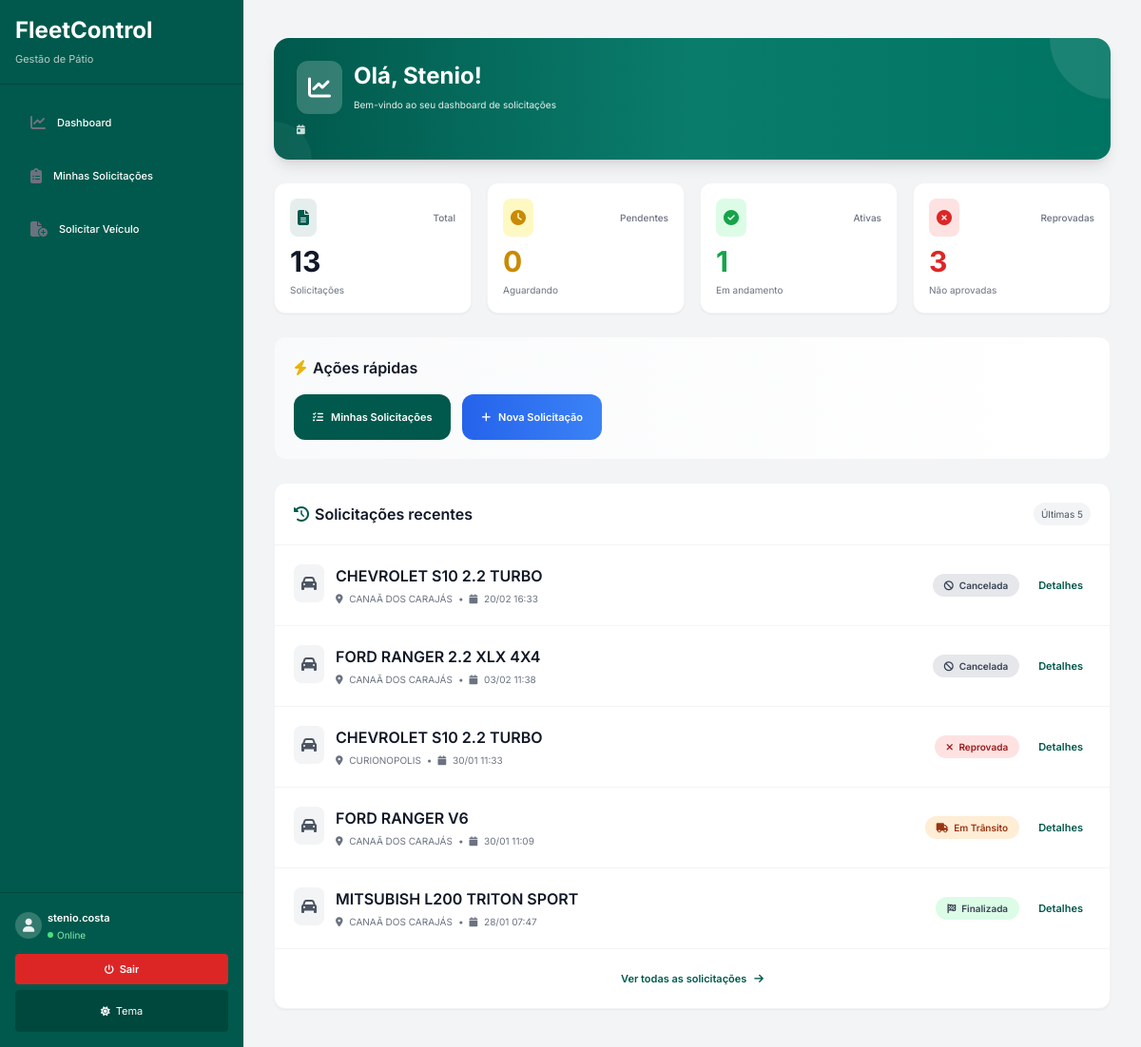
/dashboard/motorista/ (signed in), run on an earlier commit of the app's database.
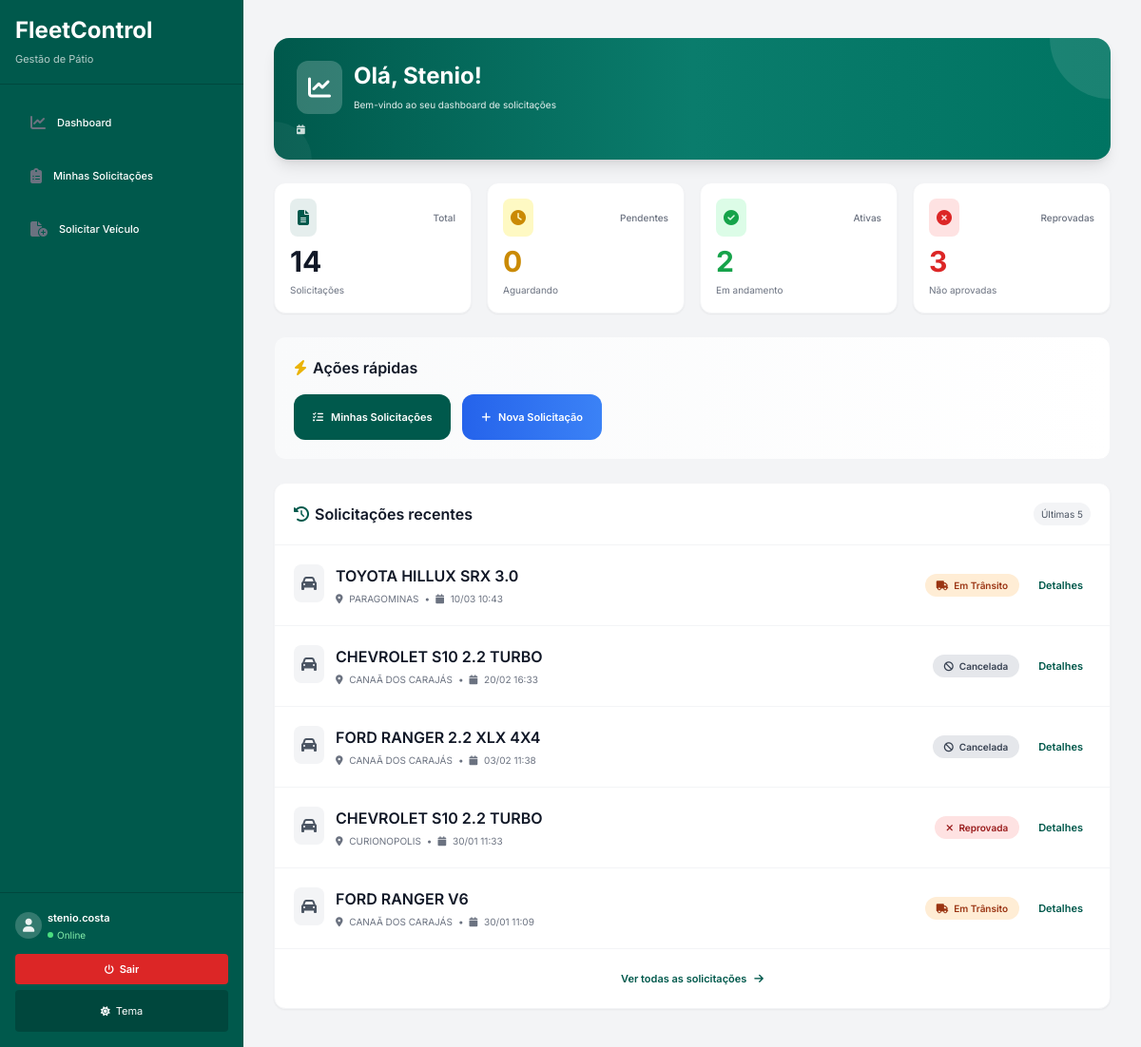
And on a later commit of the database.
### solicitacoes/models.py (models this page shows, shortened)
class SolicitacaoVeiculo(models.Model):
    STATUS_CHOICES = [
        ("PENDENTE", "Pendente"),
        ("AGUARDANDO_CHECKLIST", "Aguardando Checklist"),
        ("AGUARDANDO_SAIDA_PORTARIA", "Aguardando Saída na Portaria"),
        ("EM_TRANSITO", "Em Trânsito"),
        ("REPROVADA", "Reprovada"),
        ("CANCELADA", "Cancelada"),
        ("AGUARDANDO_CHECKLIST_RETORNO", "Aguardando Checklist Retorno"),
        ("FINALIZADA", "Finalizada"),
    ]
    solicitante = models.ForeignKey(
        User,
        on_delete=models.SET_NULL,
        null=True,
        blank=True,
        related_name="solicitacoes_criadas"
    )
    solicitante_nome = models.CharField(
        max_length=120,
        null=True,
        blank=True
    )
    veiculo = models.ForeignKey(
        Veiculo,
        on_delete=models.CASCADE,
        related_name="solicitacoes"
    )
    motorista = models.ForeignKey(
        Motorista,
        on_delete=models.CASCADE,
        related_name="solicitacoes"
    )
    contrato = models.ForeignKey(
        Contrato,
        on_delete=models.SET_NULL,
        null=True,
        blank=True
    )
    id_contrato = models.IntegerField(null=True, blank=True)
    destino = models.CharField(max_length=255)
    justificativa = models.TextField(blank=True, null=True)
    previsao_retorno = models.DateTimeField()
    status = models.CharField(
        max_length=40,
        choices=STATUS_CHOICES,
        default='PENDENTE'
    )
    data_criacao = models.DateTimeField(auto_now_add=True)
    data_aprovacao = models.DateTimeField(null=True, blank=True)
    data_reprovacao = models.DateTimeField(null=True, blank=True)
    data_saida = models.DateTimeField(null=True, blank=True)
    data_retorno = models.DateTimeField(null=True, blank=True)
    motivo_cancelamento = models.TextField(null=True, blank=True)
    data_cancelamento = models.DateTimeField(null=True, blank=True)
    cancelado_por = models.ForeignKey(
        User,
        on_delete=models.SET_NULL,
        null=True,
        blank=True,
        related_name="solicitacoes_canceladas"
    )
    cancelado_por_nome = models.CharField(
        max_length=120,
        null=True,
        blank=True
    )
    ORIGEM_CHOICES = (
        ("SISTEMA", "Gerada pelo sistema"),
        ("MANUAL", "Criada manualmente"),
    )
    origem = models.CharField(
        max_length=20,
        choices=ORIGEM_CHOICES,
        default="SISTEMA",
        db_index=True
    )
    gestor_responsavel = models.ForeignKey(
        User,
        on_delete=models.SET_NULL,
        null=True,
        blank=True,
        related_name="solicitacoes_aprovadas"
    )
    gestor_responsavel_nome = models.CharField(
        max_length=120,
        null=True,
        blank=True
    )
    observacao_aprovacao = models.TextField(
    null=True,
    blank=True,
    help_text="Observações do gestor ao aprovar a solicitação"
    )
    gestor_reprovador = models.ForeignKey(
        User,
        on_delete=models.SET_NULL,
        null=True,
        blank=True,
        related_name="solicitacoes_reprovadas"
    )
    gestor_reprovador_nome = models.CharField(
        max_length=120,
        null=True,
        blank=True
    )
    motivo_reprovacao = models.TextField(
    null=True,
    blank=True,
    help_text="Motivo informado pelo gestor ao reprovar a solicitação"
    )

### veiculos/models.py (models this page shows, shortened)
class Veiculo(models.Model):
    TIPO_VEICULO_CHOICES = [
        ("Carro", "Carro"),
        ("Moto", "Moto"),
        ("Utilitario", "Utilitário"),
        ("Caminhao", "Caminhão"),
    ]
    COMBUSTIVEL_CHOICES = [
        ("Gasolina", "Gasolina"),
        ("Etanol", "Etanol"),
        ("Diesel", "Diesel"),
        ("Flex", "Flex"),
        ("GNV", "GNV"),
        ("Elétrico", "Elétrico"),
        ("Híbrido", "Híbrido"),
    ]
    CATEGORIA_CHOICES = [
        ("Leve", "Leve"),
        ("Pesado", "Pesado"),
        ("Passageiro", "Passageiro"),
        ("Carga", "Carga"),
        ("Onibus", "Ônibus"),
    ]
    TIPO_PROPRIEDADE_CHOICES = [
        ("Proprio", "Próprio"),
        ("Locado", "Locado"),
    ]
    STATUS_CHOICES = [
        ("Disponivel", "Disponível"),
        ("EmTransito", "Em Trânsito"),
        ("Manutencao", "Manutenção"),
        ("Reservado", "Reservado"),
    ]
    CIDADE_CHOICES = [
        ("Curitiba", "Curitiba"),
        ("São Paulo", "São Paulo"),
        ("Rio de Janeiro", "Rio de Janeiro"),
        ("Outros", "Outros"),
    ]
    placa = models.CharField(max_length=10, unique=True)
    renavam = models.CharField(max_length=20, blank=True, null=True)
    marca = models.CharField(max_length=100)
    modelo = models.CharField(max_length=100)
    ano = models.IntegerField()
    cor = models.CharField(max_length=50, blank=True)
    contrato = models.ForeignKey(Contrato, on_delete=models.SET_NULL, null=True, blank=True)
    tag_interna = models.CharField(max_length=50, blank=True, null=True)
    tag_cliente = models.CharField(max_length=50, blank=True, null=True)
    tipo = models.CharField(max_length=20, choices=TIPO_VEICULO_CHOICES)
    categoria = models.CharField(max_length=20, choices=CATEGORIA_CHOICES)
    combustivel = models.CharField(max_length=20, choices=COMBUSTIVEL_CHOICES)
    km_atual = models.PositiveIntegerField(default=0)
    km_anterior = models.PositiveIntegerField(default=0)
    tipo_propriedade = models.CharField(
        max_length=20, choices=TIPO_PROPRIEDADE_CHOICES, default="Proprio"
    )
    status = models.CharField(
        max_length=40, choices=STATUS_CHOICES, default="Disponivel"
    )
    ipva_vencimento = models.DateField(blank=True, null=True)
    licenciamento_vencimento = models.DateField(blank=True, null=True)
    seguro = models.BooleanField(default=False)
    seguro_validade = models.DateField(blank=True, null=True)
    apolice_numero = models.CharField(max_length=50, blank=True, null=True)
    observacoes = models.TextField(blank=True, null=True)
    ativo = models.BooleanField(default=True)

### core/views.py (the view)
# urls.py: path("dashboard/motorista/", views.dashboard_motorista, name="dashboard_motorista"),
@login_required
def dashboard_motorista(request):
    hoje = timezone.now().date()
    qs = SolicitacaoVeiculo.objects.filter(
        solicitante=request.user
    )
    context = {
        "total": qs.count(),
        "pendentes": qs.filter(
            status="PENDENTE"
        ).count(),
        "aprovadas": qs.filter(
            status__in=[
                "AGUARDANDO_CHECKLIST",
                "AGUARDANDO_SAIDA_PORTARIA",
                "EM_TRANSITO",
                "AGUARDANDO_CHECKLIST_RETORNO",
            ]
        ).count(),
        "finalizadas": qs.filter(
            status="FINALIZADA"
        ).count(),
        "reprovadas": qs.filter(
            data_reprovacao__isnull=False
        ).count(),
        "hoje": qs.filter(
            data_criacao__date=hoje
        ).count(),
        "semana": qs.filter(
            data_criacao__date__gte=hoje - timedelta(days=7)
        ).count(),
        "mes": qs.filter(
            data_criacao__year=hoje.year,
            data_criacao__month=hoje.month
        ).count(),
        "recentes": qs.order_by("-data_criacao")[:5],
    }
    return render(request, "core/dashboard_solicitante.html", context)

### contas/context_processors.py (called while the page is built)
def perfil_usuario(request):
    if not request.user.is_authenticated:
        return {}
    perfil = PerfilUsuario.objects.filter(user=request.user).first()
    return {"perfilusuario": perfil}

def pendencias_gestor(request):
    if not request.user.is_authenticated:
        return {}
    perfil = getattr(request.user, "perfilusuario", None)
    if not perfil or perfil.nivel != "gestor":
        return {}
    pendentes = SolicitacaoVeiculo.objects.filter(
        contrato=perfil.contrato,
        status="PENDENTE"
    ).count()
    return {"pendentes_gestor": pendentes}

### core/context_processors.py (called while the page is built, shortened)
def solicitacoes_sidebar(request):
    if not request.user.is_authenticated:
        return {}
    perfil = getattr(request.user, "perfilusuario", None)
    return {}

### core/templates/core/dashboard_solicitante.html (shortened to what the changed rows need)
{% extends "core/base.html" %}
{% block content %}
<div class="max-w-7xl mx-auto px-3 sm:px-4 py-4 sm:py-6 space-y-4 sm:space-y-6">
    <div class="bg-gradient-to-r from-[#00594C] via-[#0a7c6c] to-[#007462] text-white rounded-2xl p-5 sm:p-6 shadow-lg relative overflow-hidden">
        <div class="relative z-10">
            <div class="flex items-center gap-3 mb-2">
                <div>
                    <h1 class="text-xl sm:text-2xl font-bold">
                        Olá, {{ request.user.first_name|default:request.user.username }}!
                    </h1>
                </div>
            </div>
        </div>
    </div>
    <div class="grid grid-cols-2 sm:grid-cols-2 lg:grid-cols-4 gap-3 sm:gap-4">
        <div class="bg-white dark:bg-gray-800 rounded-xl p-4 shadow-sm border border-gray-100 dark:border-gray-700
                    hover:shadow-md transition-shadow duration-200">
            <div class="flex items-center justify-between mb-2">
                <div class="p-2 bg-[#00594C]/10 dark:bg-[#00594C]/20 rounded-lg">
                </div>
                <span class="text-xs text-gray-500 font-medium">Total</span>
            </div>
            <p class="text-2xl sm:text-3xl font-bold text-gray-900 dark:text-white">{{ total }}</p>
            <p class="text-xs text-gray-500 dark:text-gray-400 mt-1">Solicitações</p>
        </div>
        <div class="bg-white dark:bg-gray-800 rounded-xl p-4 shadow-sm border border-gray-100 dark:border-gray-700
                    hover:shadow-md transition-shadow duration-200">
            <div class="flex items-center justify-between mb-2">
                <div class="p-2 bg-green-100 dark:bg-green-900/20 rounded-lg">
                </div>
                <span class="text-xs text-gray-500 font-medium">Ativas</span>
            </div>
            <p class="text-2xl sm:text-3xl font-bold text-green-600 dark:text-green-400">{{ aprovadas }}</p>
            <p class="text-xs text-gray-500 dark:text-gray-400 mt-1">Em andamento</p>
        </div>
    </div>
    <div class="bg-white dark:bg-gray-800 rounded-xl shadow-sm border border-gray-100 dark:border-gray-700
                overflow-hidden">
        {% if recentes %}
            <div class="divide-y divide-gray-100 dark:divide-gray-700">
                {% for s in recentes %}
                <div class="p-4 sm:p-5 hover:bg-gray-50 dark:hover:bg-gray-900/50 transition-colors">
                    <div class="flex flex-col sm:flex-row sm:items-center justify-between gap-3">
                        <div class="flex-1">
                            <div class="flex items-start gap-3">
                                <div class="p-2 bg-gray-100 dark:bg-gray-700 rounded-lg">
                                    <i class="fa-solid fa-car text-gray-600 dark:text-gray-400"></i>
                                </div>
                                <div>
                                    <p class="font-semibold text-gray-900 dark:text-white">
                                        {{ s.veiculo.marca }} {{ s.veiculo.modelo }}
                                    </p>
                                    <div class="flex flex-wrap items-center gap-2 mt-1">
                                        <span class="text-xs text-gray-500 dark:text-gray-400">
                                            <i class="fa-solid fa-location-dot mr-1"></i>
                                            {{ s.destino|truncatechars:30 }}
                                        </span>
                                        <span class="text-xs text-gray-500 dark:text-gray-400">
                                            •
                                        </span>
                                        <span class="text-xs text-gray-500 dark:text-gray-400">
                                            <i class="fa-solid fa-calendar mr-1"></i>
                                            {{ s.data_criacao|date:"d/m H:i" }}
                                        </span>
                                    </div>
                                </div>
                            </div>
                        </div>
                        <div class="flex items-center gap-3">
                            {% if s.status == 'PENDENTE' %}
                            <span class="inline-flex items-center px-3 py-1 rounded-full text-xs font-semibold
                                        bg-yellow-100 dark:bg-yellow-900/30 text-yellow-800 dark:text-yellow-300">
                                <i class="fa-solid fa-clock mr-1.5 text-xs"></i>
                                {{ s.get_status_display }}
                            </span>
                            {% elif s.status == 'APROVADA' %}
                            <span class="inline-flex items-center px-3 py-1 rounded-full text-xs font-semibold
                                        bg-green-100 dark:bg-green-900/30 text-green-800 dark:text-green-300">
                                <i class="fa-solid fa-check mr-1.5 text-xs"></i>
                                {{ s.get_status_display }}
                            </span>
                            {% elif s.status == 'FINALIZADA' %}
                            <span class="inline-flex items-center px-3 py-1 rounded-full text-xs font-semibold
                                        bg-green-100 dark:bg-green-700 text-gray-700 dark:text-gray-300">
                                <i class="fa-solid fa-flag-checkered mr-1.5 text-xs"></i>
                                {{ s.get_status_display }}
                            </span>
                            {% elif s.status == 'CANCELADA' %}
                            <span class="inline-flex items-center px-3 py-1 rounded-full text-xs font-semibold
                                        bg-gray-200 dark:bg-gray-700 text-gray-700 dark:text-gray-300">
                                <i class="fa-solid fa-ban mr-1.5 text-xs"></i>
                                {{ s.get_status_display }}
                            </span>
                            {% elif s.status == 'EM_TRANSITO' %}
                            <span class="inline-flex items-center px-3 py-1 rounded-full text-xs font-semibold
                                        bg-orange-100 dark:bg-orange-900/30 text-orange-800 dark:text-orange-300">
                                <i class="fa-solid fa-truck mr-1.5 text-xs"></i>
                                {{ s.get_status_display }}
                            </span>
                            {% elif s.status == 'AGUARDANDO_SAIDA_PORTARIA' %}
                            <span class="inline-flex items-center px-3 py-1 rounded-full text-xs font-semibold
                                        bg-yellow-100 dark:bg-yellow-900/30 text-yellow-800 dark:text-yellow-300">
                                <i class="fa-solid fa-truck mr-1.5 text-xs"></i>
                                {{ s.get_status_display }}
                            </span>
                            {% elif s.status == 'REPROVADA' %}
                            <span class="inline-flex items-center px-3 py-1 rounded-full text-xs font-semibold
                                        bg-red-100 dark:bg-red-900/30 text-red-800 dark:text-red-300">
                                <i class="fa-solid fa-times mr-1.5 text-xs"></i>
                                {{ s.get_status_display }}
                            </span>
                            {% else %}
                            <span class="inline-flex items-center px-3 py-1 rounded-full text-xs font-semibold
                                        bg-blue-100 dark:bg-blue-900/30 text-blue-800 dark:text-blue-300">
                                <i class="fa-solid fa-spinner mr-1.5 text-xs"></i>
                                {{ s.get_status_display }}
                            </span>
                            {% endif %}
                            <a href="{% url 'solicitacao_detalhe' s.id %}"
                               class="text-sm text-[#00594C] dark:text-green-400 font-semibold hover:underline
                                      whitespace-nowrap">
                                Detalhes
                            </a>
                        </div>
                    </div>
                </div>
                {% endfor %}
            </div>
        {% endif %}
    </div>
</div>
{% endblock %}

What changed in the data, as far as the page shows it:
no longer on this page (row unchanged): SolicitacaoVeiculo: veiculo.marca "MITSUBISH", veiculo.modelo "L200 TRITON SPORT", destino "CANAÃ DOS CARAJÁS", data_criacao "28/01 07:47", status "Finalizada"
added SolicitacaoVeiculo: veiculo.marca "TOYOTA", veiculo.modelo "HILLUX SRX 3.0", destino "PARAGOMINAS", data_criacao "10/03 10:43", status "Em Trânsito"
Also different on the page:
{{ total }}: "13" → "14"
{{ aprovadas }}: "1" → "2"
